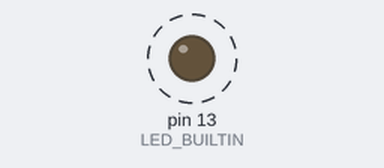
This sketch was run on a simulated Arduino Uno, built with avr-gcc and run on an emulated ATmega328P. Parts: output pins drawn as LEDs (lit = HIGH). Dashed ring = blinking.

Above: at 0.2 s.
Timing chart, 0 to 3.0 s (numbered marks = the images above):
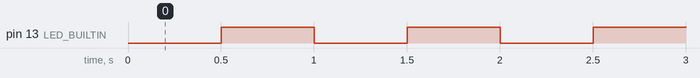

Measured:
- by itself, pin 13 (LED_BUILTIN): alternates HIGH for 0.50 s and LOW for 0.50 s

The sketch:

parpadeo_sin_bloqueo.ino
```cpp
// Ernesto Leal · Halifar Electronic Tech
const unsigned long intervalo = 500;
unsigned long ultimoCambio = 0;
bool encendido = false;

void setup() {
  pinMode(LED_BUILTIN, OUTPUT);
  digitalWrite(LED_BUILTIN, LOW);
}

void loop() {
  const unsigned long ahora = millis();
  // Compara tiempos mediante resta para admitir el desbordamiento de millis.
  if (ahora - ultimoCambio >= intervalo) {
    ultimoCambio = ahora;
    encendido = !encendido; // Invierte el estado anterior.
    digitalWrite(LED_BUILTIN, encendido ? HIGH : LOW);
  }
  // Aquí podrían atenderse otras tareas sin usar delay.
}
```
